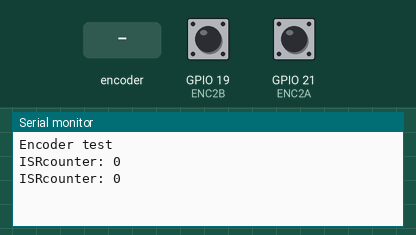
Bench run of a program on a simulated ESP32. Parts: the last lines printed to the serial monitor. The test bench sets the inputs (shaded band); at power-on: GPIO 19 (ENC2B) HIGH, GPIO 21 (ENC2A) HIGH.

Above: at 1.2 s.
1.3 s: rotary encoder on GPIO 21 (ENC2A) / GPIO 19 (ENC2B) turned 1 step (first pin leading)
At 2.3 s:
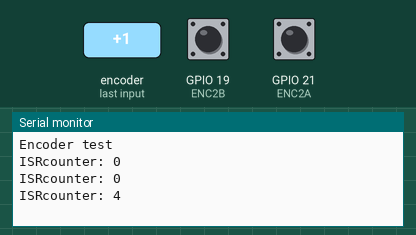
3.0 s: rotary encoder on GPIO 21 (ENC2A) / GPIO 19 (ENC2B) turned 1 step (first pin leading)
At 3.8 s:
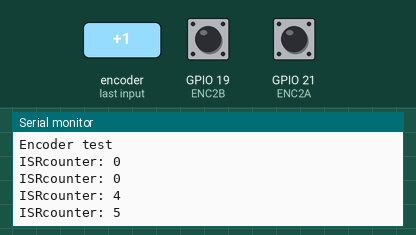
Timing chart, 0 to 6.0 s (numbered marks = the images above; inputs shaded):
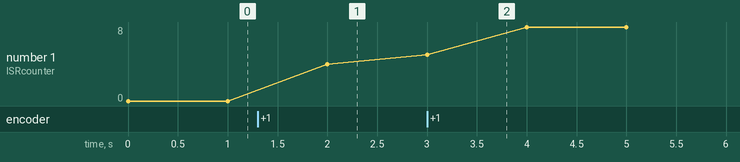

The program:

main.cpp
```cpp
#include <Arduino.h>

#include "pinout.h"

long ISRcounter = 0;

void doEncodeA();
void doEncodeB();

void setup() {
    pinMode(ENC2A, INPUT);
    pinMode(ENC2B, INPUT);
    // Si los declaramos como INPUT_PULLUP, al no recibir ningún pulso, el valor será HIGH

    attachInterrupt(digitalPinToInterrupt(ENC2A), doEncodeA, CHANGE);
    attachInterrupt(digitalPinToInterrupt(ENC2B), doEncodeB, CHANGE);
    // Cuidado que hay que dividir entre 2, 4 según lo que contemos
}

void loop() {
    Serial.begin(115200);
    Serial.println("Encoder test");
    while (1) {
        Serial.print("ISRcounter: ");
        Serial.println(ISRcounter);
        delay(1000);
    }
}

// Funciones de interrupción para el encoder
void IRAM_ATTR doEncodeA() {
    ISRcounter++;
}

void IRAM_ATTR doEncodeB() {
    ISRcounter++;
}
```

pinout.h
```cpp
#define M1INA 32
#define M1INB 33
#define M1PWM 25

#define M2INA 26
#define M2INB 27
#define M2PWM 13

#define ENC1A 23
#define ENC1B 22

#define ENC2A 21
#define ENC2B 19
```

Measured:
- after the input at 1.3 s, the serial monitor: prints a new line after 0.70 s (image 1)
- after the input at 3.0 s, the serial monitor: prints a new line at once (image 2)
- plotted number 1: 0 → 4 after the input at 1.3 s, 4 → 8 after the input at 3.0 s
